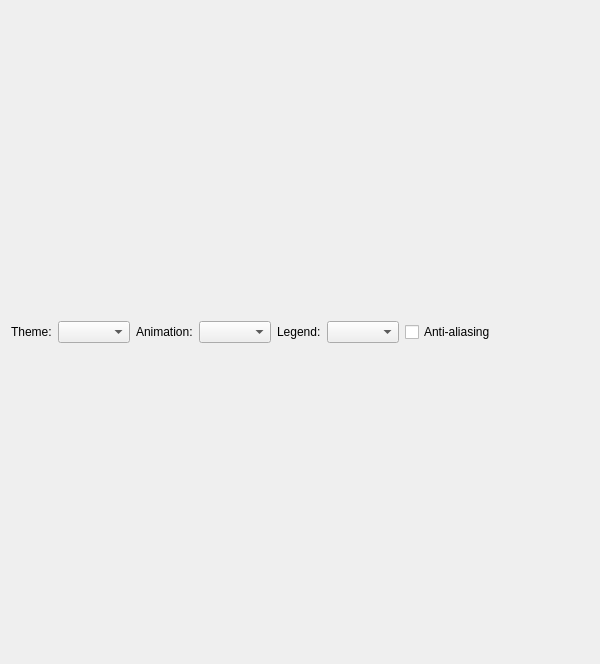
<?xml version="1.0" encoding="UTF-8"?>
<ui version="4.0">
 <class>StatisticsForm</class>
 <widget class="QWidget" name="StatisticsForm">
  <property name="geometry">
   <rect>
    <x>0</x>
    <y>0</y>
    <width>600</width>
    <height>664</height>
   </rect>
  </property>
  <layout class="QGridLayout" name="gridLayout">
   <item row="0" column="0" colspan="2">
    <layout class="QHBoxLayout" name="horizontalLayout">
     <item>
      <widget class="QLabel" name="themeLabel">
       <property name="text">
        <string>Theme:</string>
       </property>
      </widget>
     </item>
     <item>
      <widget class="QComboBox" name="themeComboBox"/>
     </item>
     <item>
      <widget class="QLabel" name="animatedLabel">
       <property name="text">
        <string>Animation:</string>
       </property>
      </widget>
     </item>
     <item>
      <widget class="QComboBox" name="animatedComboBox"/>
     </item>
     <item>
      <widget class="QLabel" name="legendLabel">
       <property name="text">
        <string>Legend:</string>
       </property>
      </widget>
     </item>
     <item>
      <widget class="QComboBox" name="legendComboBox"/>
     </item>
     <item>
      <widget class="QCheckBox" name="antialiasCheckBox">
       <property name="text">
        <string>Anti-aliasing</string>
       </property>
       <property name="checked">
        <bool>false</bool>
       </property>
      </widget>
     </item>
     <item>
      <spacer name="horizontalSpacer">
       <property name="orientation">
        <enum>Qt::Horizontal</enum>
       </property>
       <property name="sizeHint" stdset="0">
        <size>
         <width>40</width>
         <height>20</height>
        </size>
       </property>
      </spacer>
     </item>
    </layout>
   </item>
  </layout>
 </widget>
 <tabstops>
  <tabstop>themeComboBox</tabstop>
  <tabstop>animatedComboBox</tabstop>
  <tabstop>legendComboBox</tabstop>
  <tabstop>antialiasCheckBox</tabstop>
 </tabstops>
 <resources/>
 <connections>
  <connection>
   <sender>themeComboBox</sender>
   <signal>currentIndexChanged(int)</signal>
   <receiver>StatisticsForm</receiver>
   <slot>updateUI()</slot>
   <hints>
    <hint type="sourcelabel">
     <x>97</x>
     <y>299</y>
    </hint>
    <hint type="destinationlabel">
     <x>449</x>
     <y>299</y>
    </hint>
   </hints>
  </connection>
  <connection>
   <sender>legendComboBox</sender>
   <signal>currentIndexChanged(int)</signal>
   <receiver>StatisticsForm</receiver>
   <slot>updateUI()</slot>
   <hints>
    <hint type="sourcelabel">
     <x>379</x>
     <y>299</y>
    </hint>
    <hint type="destinationlabel">
     <x>449</x>
     <y>299</y>
    </hint>
   </hints>
  </connection>
  <connection>
   <sender>animatedComboBox</sender>
   <signal>currentIndexChanged(int)</signal>
   <receiver>StatisticsForm</receiver>
   <slot>updateUI()</slot>
   <hints>
    <hint type="sourcelabel">
     <x>245</x>
     <y>299</y>
    </hint>
    <hint type="destinationlabel">
     <x>449</x>
     <y>299</y>
    </hint>
   </hints>
  </connection>
  <connection>
   <sender>antialiasCheckBox</sender>
   <signal>toggled(bool)</signal>
   <receiver>StatisticsForm</receiver>
   <slot>updateUI()</slot>
   <hints>
    <hint type="sourcelabel">
     <x>470</x>
     <y>299</y>
    </hint>
    <hint type="destinationlabel">
     <x>449</x>
     <y>299</y>
    </hint>
   </hints>
  </connection>
 </connections>
 <slots>
  <slot>updateUI()</slot>
 </slots>
</ui>
